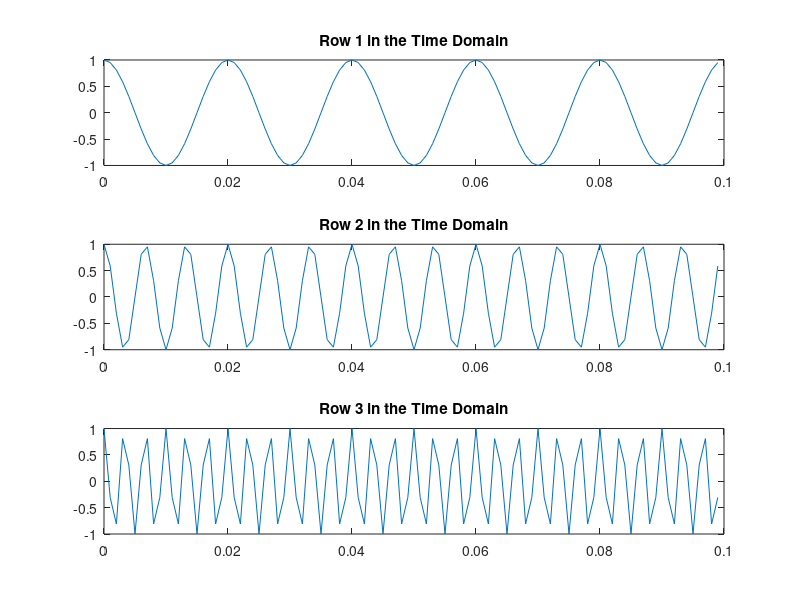

MATLAB code to generate this figure:
Fs = 1000;                    % Sampling frequency
T = 1/Fs;                     % Sampling period
L = 1000;                     % Length of signal
t = (0:L-1)*T;                % Time
x1 = cos(2*pi*50*t);          % First row wave
x2 = cos(2*pi*150*t);         % Second row wave
x3 = cos(2*pi*300*t);         % Third row wave

X = [x1; x2; x3];
for i = 1:3
    subplot(3,1,i)
    plot(t(1:100),X(i,1:100))
    title(['Row ',num2str(i),' in the Time Domain'])
end
